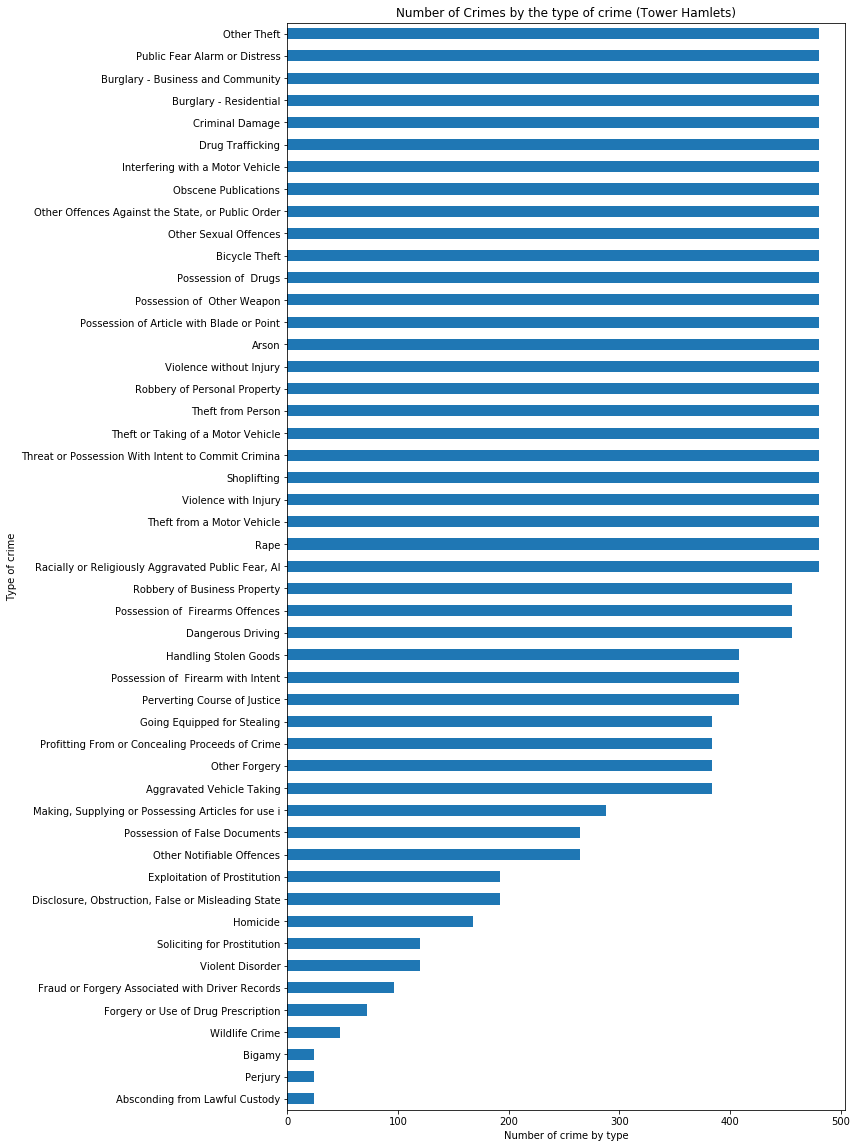

Recreate this plot in Python.
# -*- coding: utf-8 -*-
"""dat 4 toynbee crime final.ipynb

Automatically generated by Colaboratory.

Original file is located at
    https://colab.research.google.com/drive/1HJY4SUA0fI_Xo0-TZHz-STyJiOUmLxLQ
"""

import matplotlib.pyplot as plt #to define plot parameters
import seaborn as sns #to graphical plots
import numpy as np #to math
import pandas as pd
import datetime as dt
import matplotlib.ticker as ticker

crime_df = pd.read_csv('https://raw.githubusercontent.com/research-at-toynbee-hall/datathons/master/datasets/datathon-2019-04-24/crime_in_london/cleaned/long_london_crime_2017-2019.csv')

crime_df['yearmonthday'] = crime_df['year_month'].apply(lambda x: dt.datetime.strptime(x, '%Y-%m-%d'))
crime_df['year'] = crime_df['yearmonthday'].dt.year

#changing the format to datetime so we can plot the chart
crime_df1 = crime_df.copy()
crime_df1.index = pd.to_datetime(crime_df1['yearmonthday'], format = '%Y-%m-%d')

#Grouping the crimes by the date
crimes_groupby = crime_df1.groupby([pd.TimeGrouper('2M'), 'MajorText'])
crime_data = crimes_groupby['MajorText'].count().rename('Count')

#Creating a dataframe (for use in plotting) 
crimes_groupby = crime_df1.groupby([pd.TimeGrouper('2M'), 'MajorText'])
crime_data = crimes_groupby['MajorText'].count().rename('Count')
crime_data = crime_data.unstack()

#Data with only Tower Hamlets
crime_df_TH = crime_df1
crime_df_TH = crime_df_TH[crime_df_TH['LookUp_BoroughName'] == 'Tower Hamlets']

plt.figure(figsize=(10, 20))
crime_df_TH.groupby([crime_df_TH['MinorText']]).size().sort_values(ascending=True).plot(kind='barh')
plt.title('Number of Crimes by the type of crime (Tower Hamlets)')
plt.ylabel('Type of crime')
plt.xlabel('Number of crime by type')
plt.show()
